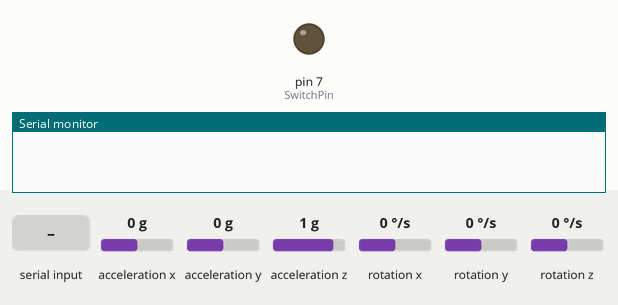
Simulated run of this sketch. Board: Arduino Uno, built with avr-gcc and run on an emulated ATmega328P. On the bench: output pins drawn as LEDs (lit = HIGH), the last lines printed to the serial monitor. The test bench sets the inputs (shaded band); at power-on: acceleration x 0 g, acceleration y 0 g, acceleration z 1 g, rotation x 0 °/s, rotation y 0 °/s, rotation z 0 °/s.

Above: at 1.2 s.
1.3 s: "1" received over Serial
At 2.2 s:
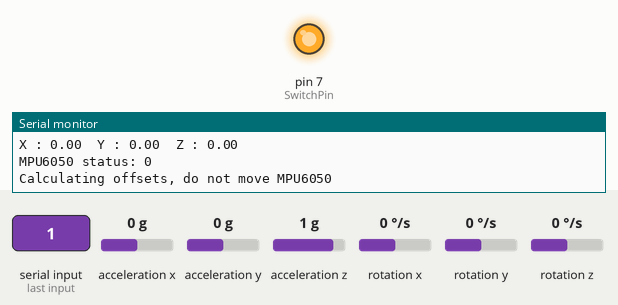
2.8 s: "0" received over Serial
At 3.3 s:
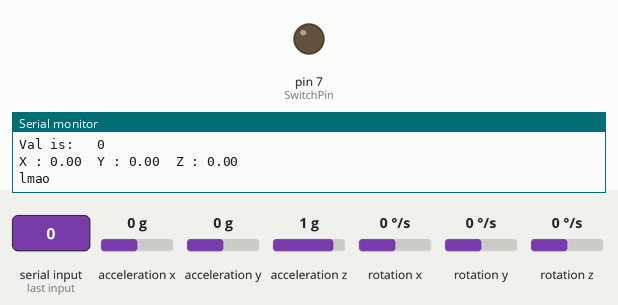
Timing chart, 0 to 5.8 s (numbered marks = the images above; inputs shaded):
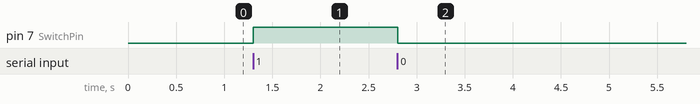

The sketch:

MPU_6050_reset.ino
```cpp
// (licence header left out)
#include "Wire.h"
#include <MPU6050_light.h>

MPU6050 mpu(Wire);
unsigned long timer = 0;

int SwitchPin = 7;

void setup() {
  pinMode(SwitchPin,OUTPUT);
  Serial.begin(115200);
  Wire.begin();
}

void loop() {
  if (Serial.available())
  {
    char val = Serial.read();
    Serial.print("Val is: ");
    Serial.print("\t");
    Serial.println(val);
    mpu.update();

    Serial.print("X : ");
    Serial.print(mpu.getAngleX());
    Serial.print("\tY : ");
    Serial.print(mpu.getAngleY());
    Serial.print("\tZ : ");
    Serial.println(mpu.getAngleZ());
    timer = millis();

    if (val == '1')
    {
      digitalWrite(SwitchPin,HIGH);
      mpu_reset();
      mpu.update();
    }
    else if (val == '0')
    {
      digitalWrite(SwitchPin,LOW);
      Serial.println("lmao");
    }
  }
}

void mpu_reset()
{
  byte status = mpu.begin();
  Serial.print(F("MPU6050 status: "));
  Serial.println(status);
  Serial.println(F("Calculating offsets, do not move MPU6050"));
  mpu.calcOffsets(); // gyro and accelero
  Serial.println("Done!\n");
}
```

Measured:
- after the input at 1.3 s, pin 7 (SwitchPin): LOW → HIGH at once
- after the input at 2.8 s, pin 7 (SwitchPin): HIGH → LOW at once
